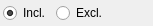
<?xml version="1.0" encoding="UTF-8"?>
<ui version="4.0">
 <class>CModelModeSelector</class>
 <widget class="QFrame" name="CModelModeSelector">
  <property name="geometry">
   <rect>
    <x>0</x>
    <y>0</y>
    <width>153</width>
    <height>26</height>
   </rect>
  </property>
  <property name="windowTitle">
   <string>Model include/exclude</string>
  </property>
  <property name="frameShape">
   <enum>QFrame::NoFrame</enum>
  </property>
  <property name="frameShadow">
   <enum>QFrame::Plain</enum>
  </property>
  <layout class="QHBoxLayout" name="hl_ModelModeSelector">
   <property name="leftMargin">
    <number>3</number>
   </property>
   <property name="topMargin">
    <number>3</number>
   </property>
   <property name="rightMargin">
    <number>3</number>
   </property>
   <property name="bottomMargin">
    <number>3</number>
   </property>
   <item>
    <widget class="QRadioButton" name="rb_Include">
     <property name="toolTip">
      <string>Include model</string>
     </property>
     <property name="text">
      <string>Incl.</string>
     </property>
     <property name="checked">
      <bool>true</bool>
     </property>
    </widget>
   </item>
   <item>
    <widget class="QRadioButton" name="rb_Exclude">
     <property name="text">
      <string>Excl.</string>
     </property>
    </widget>
   </item>
   <item>
    <spacer name="hs_ModeSelector">
     <property name="orientation">
      <enum>Qt::Horizontal</enum>
     </property>
     <property name="sizeHint" stdset="0">
      <size>
       <width>40</width>
       <height>20</height>
      </size>
     </property>
    </spacer>
   </item>
  </layout>
 </widget>
 <resources/>
 <connections/>
</ui>
